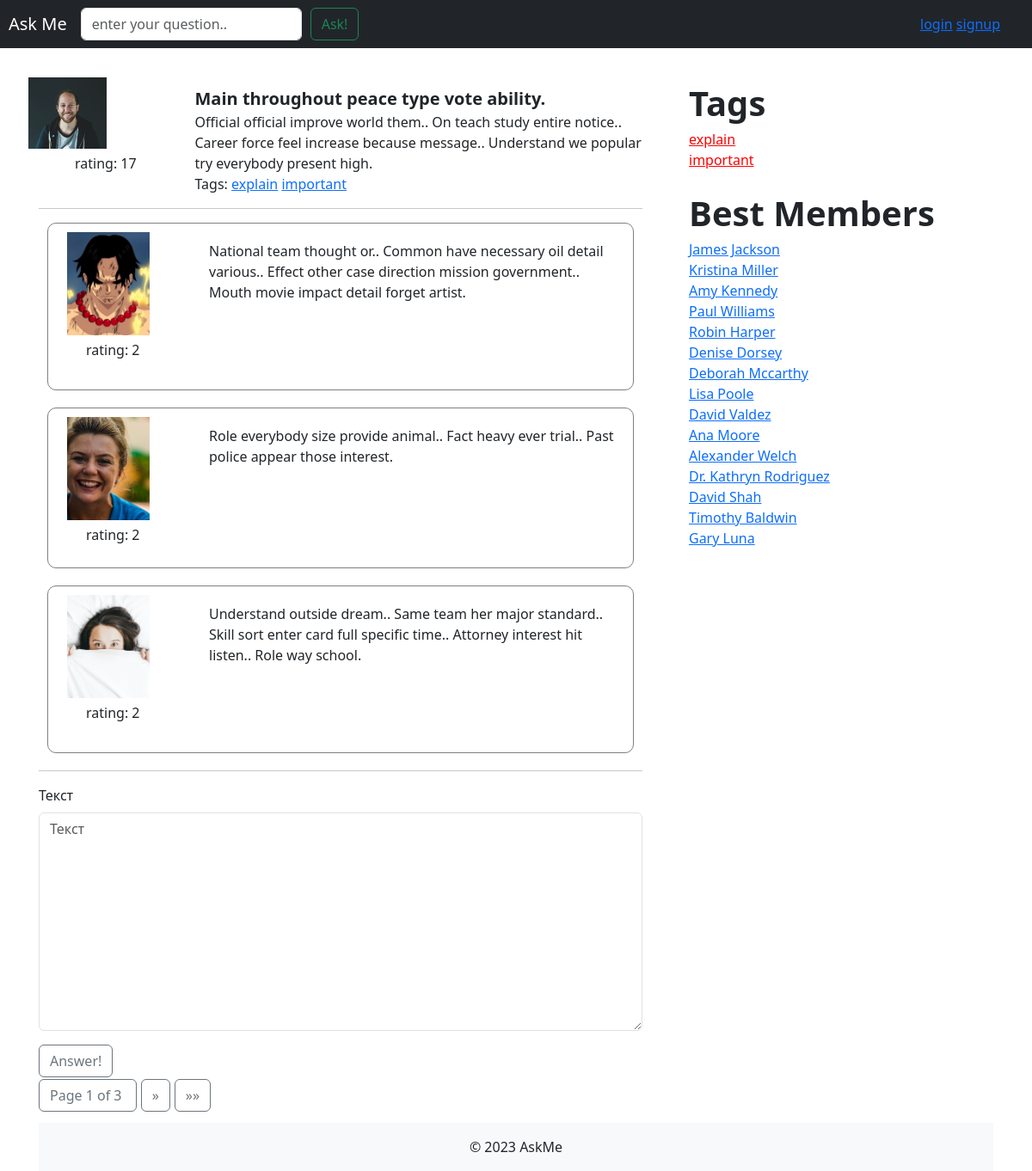
The page /question/86/ on the database its author committed.
### app/models.py (models this page shows, shortened)
class Question(models.Model):
    title = models.CharField(max_length=256, verbose_name='Заголовок')
    text = models.TextField(verbose_name='Текст')
    date_create = models.DateTimeField(auto_now_add=True, verbose_name='Дата и время создания')
    author = models.ForeignKey('Profile', on_delete=models.CASCADE, verbose_name='Автор')
    tags = models.ManyToManyField('Tag', verbose_name='Тэги', blank=True)
    rating = models.IntegerField(default=0, blank=True, verbose_name='Рейтинг')
    marks = GenericRelation(Mark)
    objects = QuestionManager()
    class Meta:
        verbose_name = 'Вопрос'
        verbose_name_plural = 'Вопросы'

class Profile(models.Model):
    user = models.OneToOneField(User, on_delete=models.CASCADE)
    user_name = models.CharField(max_length=256, verbose_name='Имя в системе')
    email = models.EmailField(verbose_name='E-mail', default='email@mail.com', blank=True)
    image = models.ImageField(
        upload_to='avatar/%Y/%m/%d/',
        default='no_avatar.jpg',
        blank=True,
        verbose_name='Аватарка'
    )
    objects = ProfileManager()
    def __str__(self):
        return self.user_name
    class Meta:
        verbose_name = 'Профиль'
        verbose_name_plural = 'Профили'

class Tag(models.Model):
    name = models.CharField(max_length=256, unique=True, verbose_name='Название тэга')
    objects = TagManager()
    def __str__(self):
        return self.name
    class Meta:
        verbose_name = 'Тэг'
        verbose_name_plural = 'Тэги'

class Answer(models.Model):
    text = models.TextField(verbose_name='Текст')
    date_create = models.DateTimeField(auto_now_add=True, verbose_name='Дата и время создания')
    is_correct = models.BooleanField(default=False, verbose_name='Правильность')
    question = models.ForeignKey('Question', on_delete=models.CASCADE, verbose_name='Вопрос')
    author = models.ForeignKey('Profile', on_delete=models.CASCADE, verbose_name='Автор')
    rating = models.IntegerField(default=0, blank=True, verbose_name='Рейтинг')
    marks = GenericRelation(Mark)
    objects = AnswerManager()
    class Meta:
        verbose_name = 'Ответ'
        verbose_name_plural = 'Ответы'

### app/views.py (the view, shortened to what this page needs)
# urls.py: path('question/<int:question_id>/', views.question_answers, name='question_answers'),
def question_answers(request, question_id):
    question = Question.objects.question_by_id(question_id)
    question_answers = Answer.objects.question_answers(question_id)
    OBJECTS_PER_PAGE = 3
    paginator = Paginator(question_answers, OBJECTS_PER_PAGE)
    page_obj = paginate_new(request, paginator)
    if request.method == 'GET':
        form = AnswerForm()
    ctx = {
        'page_obj': page_obj,
        'question': question,
        'tags': question.tags.get_all_tags(),
        'form': form}
    return render(request, 'answers.html', ctx)

### app/forms.py (shortened to what this page needs)
class AnswerForm(forms.ModelForm):
    class Meta:
        model = Answer
        fields = ['text']
    def __init__(self, *args, **kwargs):
        self.user = kwargs.pop('user', None)
        self.question_pk = kwargs.pop('question_pk', None)
        super().__init__(*args, **kwargs)

### app/models.py (called while the page is built)
    def get_best_users(self):
        return self.all()[:15]

    def question_by_id(self, question_id):
        return self.get(pk=question_id)

    def question_answers(self, question_id):
        return self.filter(question__id=question_id).order_by('-rating', 'date_create')

    def get_all_tags(self):
        return self.all()

    def get_best_tags(self):
        return self.all()[:25]

### app/views.py (called while the page is built)
def paginate_new(request, paginator):
    page_number = request.GET.get('page')
    page_obj = paginator.get_page(page_number)
    return page_obj

### askme/context_processors.py (called while the page is built)
def tags(arg):
    tags = Tag.objects.get_best_tags()
    return {'tags': tags}

def best_members(arg):
    best_members = Profile.objects.get_best_users()
    return {'members': best_members}

### templates/answers.html (shortened to what this page needs)
{% extends 'inc/base.html' %}
{% load static %}
{% load bootstrap4 %}
{% load vote_tags %}
{% block content %}
    <div class="row main_question">
    <div class="col-3 question_box_left">
        <div class="row">
            <img id="main_question_img" src="{{ question.author.image.url }}" alt="My image" class="question-img">
        </div>
        <div id="main_question_like_widget" class="row like_widget">
            {% if request.user.is_authenticated %}
                {% get_vote request.user 'question' question.id as vote %}
                <a id="question-upvote-btn-qid-{{ question.id }}" href="#" class="js-vote {% if vote == 'LIKE' %} js-vote-inactive {% endif %}" data-action="like"
                data-oid="{{ question.id }}" data-type="question">
                    <button class="fade-button-upvote">
                        &#128077
                    </button>
                </a>
                <div class="bd-highlight like-status" style="margin-left: 10px">
                    <p id="question-rating-qid-{{ question.id }}">{{ question.rating }} </p>
                </div>
                <a id="question-downvote-btn-qid-{{ question.id }}" href="#" class="js-vote {% if vote == 'DIS' %} js-vote-inactive {% endif %}" data-action="dislike"
                data-oid="{{ question.id }}" data-type="question">
                    <button class="fade-button-downvote">
                        &#128078
                    </button>
                </a>
            {% else %}
                <div class="bd-highlight like-status">
                    <p id="question-rating-qid-{{ question.id }}">rating: {{ question.rating }} </p>
                </div>
            {% endif %}
        </div>
    </div>
        <div class="col-9">
            <div class="question_box_right">
                <div class="question-title">{{ question.title }}</div>
                <div >{{ question.text }}</div>
                <div class="row">
                    <div class="col">
                        <span class="ans_tag">Tags:</span>
                            {% for tag in tags %}
                                <a class="ans_tag" href="{% url 'tag' tag  %}">{{ tag }}</a>
                            {% endfor %}
                    </div>
                </div>
            </div>
        </div>
    </div>
    <hr/>
    {% for answer in page_obj %}
        {% include 'inc/answer.html' %}
    {% endfor %}
    <hr/>
    <form class="form" method="POST" action="/question/{{ question.id }}/" novalidate>
        {% bootstrap_form form %}
        {% buttons %}
            <button type="submit" class="page_btn btn btn-outline-secondary">Answer!</button>
        {% endbuttons %}
    </form>
{% endblock content %}
{% block right %}
    {% include 'inc/tags.html' %}
{% endblock right %}
{% block page_btns %}
    {% include 'inc/pagination.html' %}
{% endblock page_btns %}

### templates/inc/answer.html (shortened to what this page needs)
{% load static %}
{% load vote_tags %}
<div class="row question-box">
    <div class="col-3 question_box_left">
        <div class="row">
            <img src="{{ answer.author.image.url }}" alt="My image" class="question-img">
        </div>
        <div class="row like_widget">
            {% if request.user.is_authenticated %}
                {% get_vote request.user 'answer' answer.id as vote %}
                <a id="answer-upvote-btn-qid-{{ answer.id }}" href="#" class="js-vote {% if vote == 'LIKE' %} js-vote-inactive {% endif %}" data-action="like"
                data-oid="{{ answer.id }}" data-type="answer">
                    <button class="fade-button-upvote">
                        &#128077
                    </button>
                </a>
                <div class="bd-highlight like-status" style="margin-left: 10px">
                    <p id="answer-rating-qid-{{ answer.id }}">{{ answer.rating }} </p>
                </div>
                <a id="answer-downvote-btn-qid-{{ answer.id }}" href="#" class="js-vote {% if vote == 'DIS' %} js-vote-inactive {% endif %}" data-action="dislike"
                data-oid="{{ answer.id }}" data-type="answer">
                    <button class="fade-button-downvote">
                        &#128078
                    </button>
                </a>
            {% else %}
                <div class="bd-highlight like-status">
                    <p id="answer-rating-qid-{{ answer.id }}">rating: {{ answer.rating }} </p>
                </div>
            {% endif %}
        </div>
    </div>
    <div class="col-9">
            <div class="question_box_right">
                <div class="question-text">{{ answer.text }}</div>
                <div class="row answers_links_bottom">
                    <div class="col">
                        <div class="form-check">
                        </div>
                    </div>
                </div>
            </div>
        </div>
    </div>

### templates/inc/tags.html
<div>
    <div class="row">
        <span class="row tags_header">Tags</span>
    </div>
    <div class="row link_tags">
        {% for tag in tags %}
            <a class="sample_tag lang_tag" href="{% url 'tag' tag  %}">{{ tag }}</a>
        {% endfor %}
    </div>
</div>
<div>
    <div class="row">
        <span class="row tags_header">Best Members</span>
    </div>
    <div class="row link_tags">
        {% for member in members %}
            <a class="sample_tag" href="">{{ member }}</a>
        {% endfor %}
    </div>
</div>

### static/css/sticky-footer.css (style rules this page uses)
html { position: relative; min-height: 100%; }
body { margin-bottom: 60px; }

### static/css/container.css (style rules this page uses)
.question-box { border: 1px solid gray; padding: 10px; border-radius: 10px; margin: 10px 10px 20px; }
.like_widget { margin-left: 10px; margin-top: 5px; }
#main_question_img { height: 50%; width: 50%; object-fit: cover; padding: 0; }
#main_question_like_widget { margin-left: 30px; }
.question-text { margin-top: 10px; }
.answers_links_bottom { margin-top: 65px; }
.question-img { width: 120px; height: 120px; object-fit: cover; }
.question-title { font-size: 20px; font-weight: bold; }
.tags_header { font-size: 40px; font-weight: bold; margin-left: 0; }
.link_tags { margin-right: 25px; margin-bottom: 20px; }
.sample_tag { margin-right: 5px; }
.lang_tag { color: red; }
.question_box_right { margin-top: 10px; }
.page_btn { margin-right: 5px; }

### rows shown on the page
Question: author.image (picture), rating "17", title "Main throughout peace type vote ability.", text "Official official improve world them.. On teach study entire notice.. Career force feel increase because message.. Understand we popular try everybody present high."
Tag: name "explain"
Tag: name "important"
Answer: author.image (picture), rating "2", text "National team thought or.. Common have necessary oil detail various.. Effect other case direction mission government.. Mouth movie impact detail forget artist."
Answer: author.image (picture), rating "2", text "Role everybody size provide animal.. Fact heavy ever trial.. Past police appear those interest."
Answer: author.image (picture), rating "2", text "Understand outside dream.. Same team her major standard.. Skill sort enter card full specific time.. Attorney interest hit listen.. Role way school."
Profile: user_name "James Jackson"
Profile: user_name "Kristina Miller"
Profile: user_name "Amy Kennedy"
Profile: user_name "Paul Williams"
Profile: user_name "Robin Harper"
Profile: user_name "Denise Dorsey"
Profile: user_name "Deborah Mccarthy"
Profile: user_name "Lisa Poole"
Profile: user_name "David Valdez"
Profile: user_name "Ana Moore"
Profile: user_name "Alexander Welch"
Profile: user_name "Dr. Kathryn Rodriguez"
Profile: user_name "David Shah"
Profile: user_name "Timothy Baldwin"
Profile: user_name "Gary Luna"

### other values the page prints
{{ page_obj.number }} "1"
{{ page_obj.paginator.num_pages }} "3"
